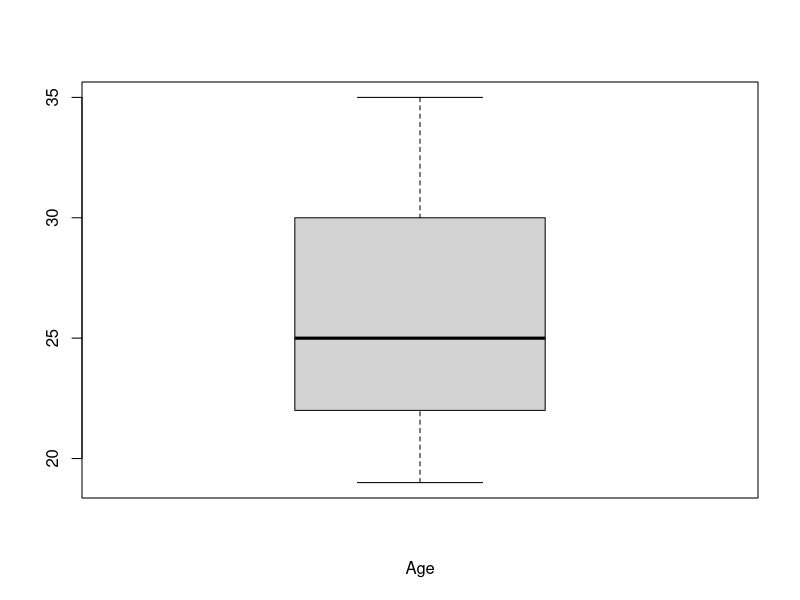
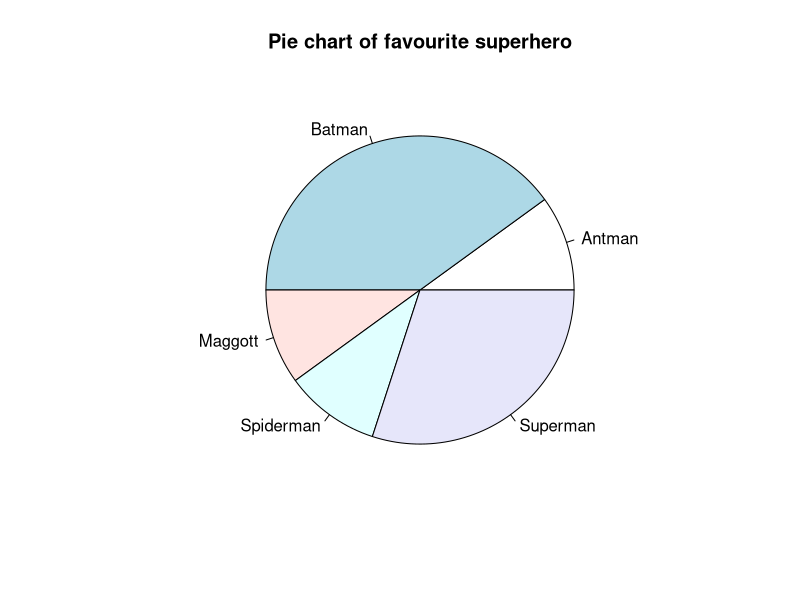
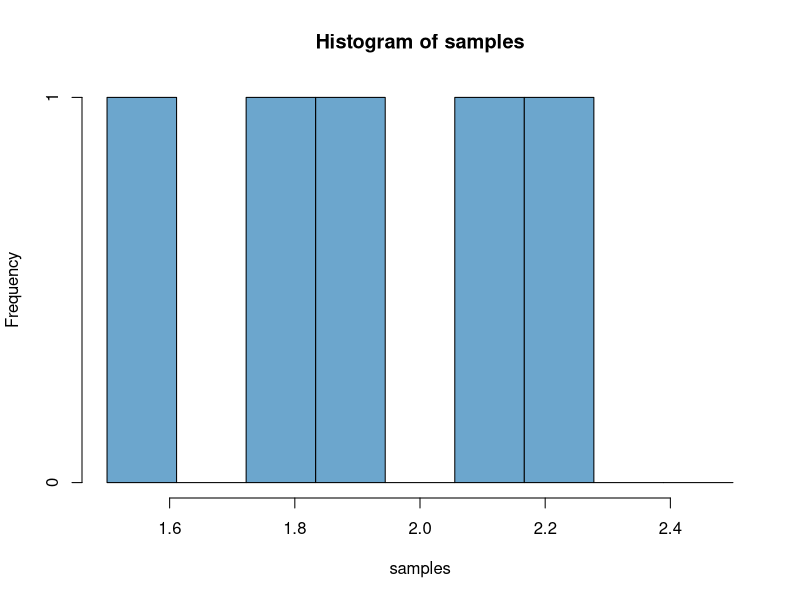
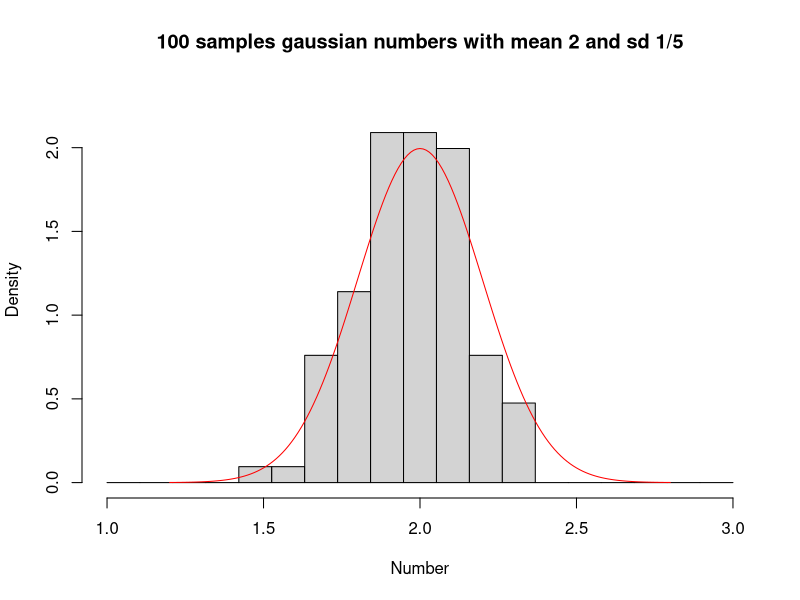
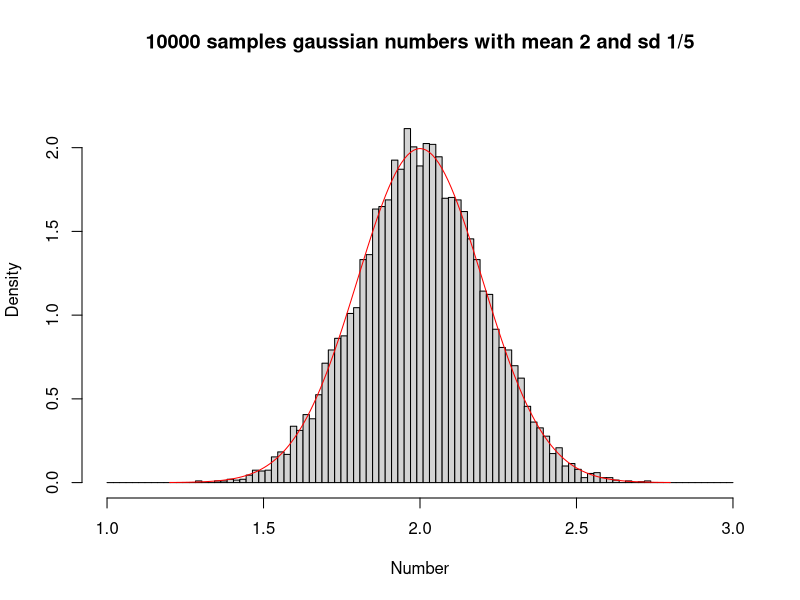

Source code (R) for these figures, in order:
## ---- chunk 1
require(dplyr)
## ---- chunk 2
filter(starwars, name == 'Mace Windu')$homeworld
## ---- chunk 3
count(filter(starwars, species == 'Droid'))
## ---- chunk 4
max_height <- max(filter(starwars, species == 'Human')$height, na.rm = TRUE)
print('Tallest human:')
filter(starwars, species == 'Human', height == max_height)$name
min_height <- min(filter(starwars, species == 'Human')$height, na.rm = TRUE)
print('Shortest human:')
filter(starwars, species == 'Human', height == min_height)$name
## ---- chunk 5
mean(filter(starwars, species == 'Human')$height, na.rm = TRUE)
sd(filter(starwars, species == 'Human')$height, na.rm = TRUE)
## ---- chunk 6
Name <- c('Astrid', 'Lea', 'Sarina', 'Remon', 'Letizia', 'Babice', 'Jonas', 'Wendy', 'Niveditha', 'Gioia')
Sex <- c('F', 'F', 'F', 'M', 'F', 'F', 'M', 'F', 'F', 'F')
Age <- c(30, 25, 25, 29, 22, 22, 35, 19, 32, 21)
Superhero <- c('Batman', 'Superman', 'Batman', 'Spiderman', 'Batman', 'Antman', 'Batman', 'Superman', 'Maggott', 'Superman')
Tattoos <- c(11, 15, 12, 5, 65, 3, 9, 13, 900, 0)
pirate_df = data.frame(Name, Sex, Age, Superhero, Tattoos)
pirate_df
## ---- chunk 7
# Mean male age
mean(filter(pirate_df, Sex == 'M')$Age)
# Mean female age
mean(filter(pirate_df, Sex == 'F')$Age)
## ---- chunk 8
pirate_df$tattoos.per.year <- pirate_df$Tattoos / pirate_df$Age
pirate_df
pirate_df[which.max(pirate_df$tattoos.per.year),]$Name
## ---- chunk 9
median(subset(pirate_df, Age > 20 & Superhero == "Spiderman")$Tattoos)
## ---- chunk 10
boxplot(pirate_df$Age, xlab = 'Age')
## ---- chunk 11
data <- table(pirate_df$Superhero)
pie(data, main = 'Pie chart of favourite superhero')
## ---- chunk 12
samples <- rnorm(5, 2, 1/5)
mean(samples)
sd(samples)
## ---- chunk 13
hist(samples, col = 'skyblue3', breaks = seq(1.5, 2.5, length.out = 10))
## ---- chunk 14
mean_5 <- mean(samples)
mean_100 <- mean(rnorm(100, 2, 1/5))
mean_1000 <- mean(rnorm(1000, 2, 1/5))
sd_5 <- sd(samples)
sd_100 <- sd(rnorm(100, 2, 1/5))
sd_1000 <- sd(rnorm(1000, 2, 1/5))
Sample_size <- c(5, 100, 1000)
Mean <- c(mean_5, mean_100, mean_1000)
Sd <- c(sd_5, sd_100, sd_1000)
data <- data.frame(Sample_size, Mean, Sd)
data
## ---- chunk 15
hist(rnorm(100, 2, 1/5), freq = F, ylim = c(0, 2.3),
     main = "100 samples gaussian numbers with mean 2 and sd 1/5",
     xlab = 'Number',
     breaks = seq(1, 3, length.out = 20))
xs <- seq(1.2, 2.8, by = 0.01)
probs <- dnorm(xs, 2, 1/5)
lines(xs, probs, col = 'red')
## ---- chunk 16
hist(rnorm(10000, 2, 1/5), freq = F, ylim = c(0, 2.3),
     main = "10000 samples gaussian numbers with mean 2 and sd 1/5",
     xlab = 'Number',
     breaks = seq(1, 3, length.out = 100))
xs <- seq(1.2, 2.8, by = 0.01)
probs <- dnorm(xs, 2, 1/5)
lines(xs, probs, col = 'red')
